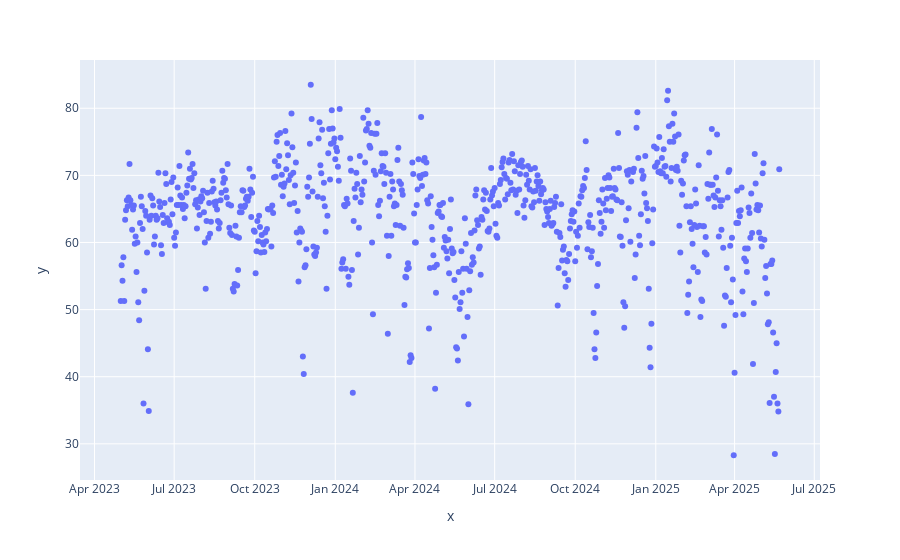

Notebook code cell kept with this figure:
### Markdown cell above
## The 3 past plots show a perfect frequent change in temp in mansoura

### Code cell
px.scatter(x=df['datetime'],y=df['humidity'])

### Figure 1 — Plotly figure (JSON) as saved in the notebook; plotly's stock layout.template omitted (floating-point values rounded to 4 significant figures; data arrays with more than 128 entries replaced by an {"elided": "..."} marker saying what was removed)
{"data": [{"hovertemplate": "x=%{x}<br>y=%{y}<extra></extra>", "legendgroup": "", "marker": {"color": "#636efa", "symbol": "circle"}, "mode": "markers", "name": "", "orientation": "v", "showlegend": false, "type": "scatter", "x": {"elided": "753 str values"}, "xaxis": "x", "y": {"elided": "753 float values"}, "yaxis": "y"}], "layout": {"autosize": true, "legend": {"tracegroupgap": 0}, "margin": {"t": 60}, "xaxis": {"anchor": "y", "autorange": true, "domain": [0, 1], "range": ["2023-03-16 11:56:14.0371", "2025-07-06 12:03:45.9629"], "title": {"text": "x"}, "type": "date"}, "yaxis": {"anchor": "x", "autorange": true, "domain": [0, 1], "range": [24.03, 87.77], "title": {"text": "y"}, "type": "linear"}}}
